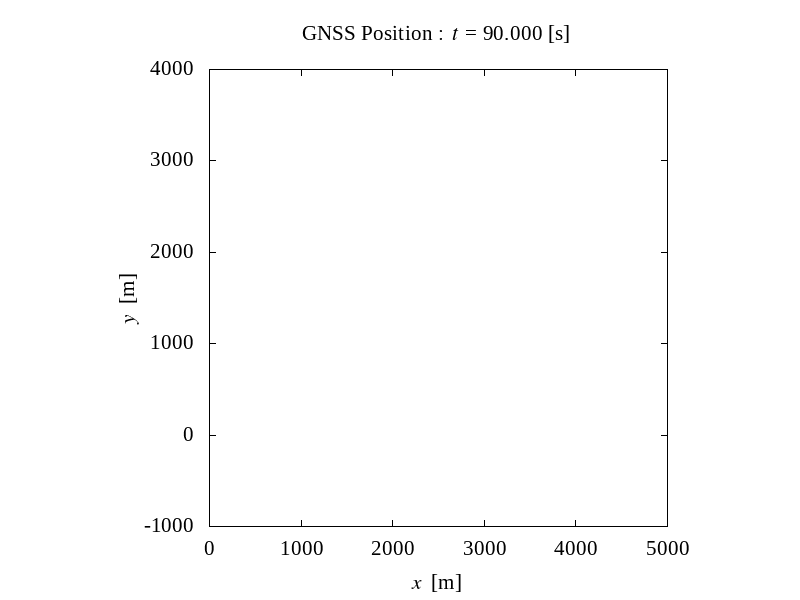
#> input picture programs/gnss_data/GNSS_position/graph/0090.png, 800 x 600 px; its folder holds 4 pictures in this run; the run also reads 1 picture not shown here
$ python gif_SLAM+GPS.py
#> lines starting #> are read from the running program, lines starting #| are printed output that depends on the picture
from PIL import Image
import glob
import os

# ディレクトリの作成 #
dir_path = 'gif'
if not os.path.isdir(dir_path):
    os.makedirs(dir_path)

# GIF動画の作成 #
files = sorted(glob.glob('SLAM+GPS/graph/*.png'))
images = list(map(lambda file: Image.open(file), files))
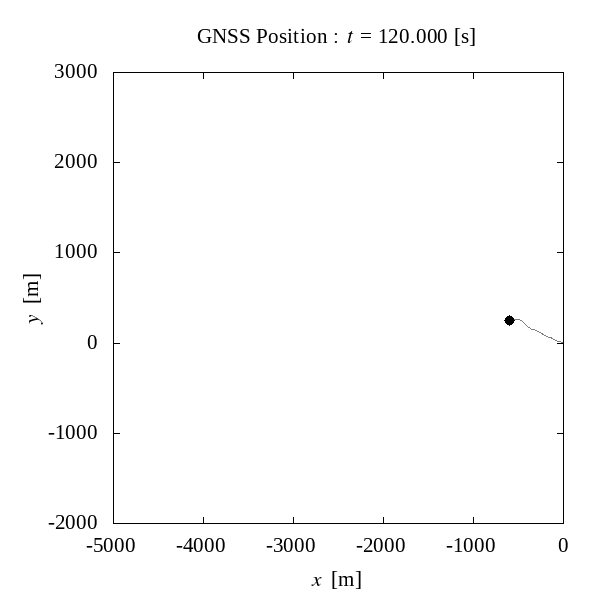
#> input picture programs/gnss_data/GNSS_position/graph/0120.png, 600 x 600 px
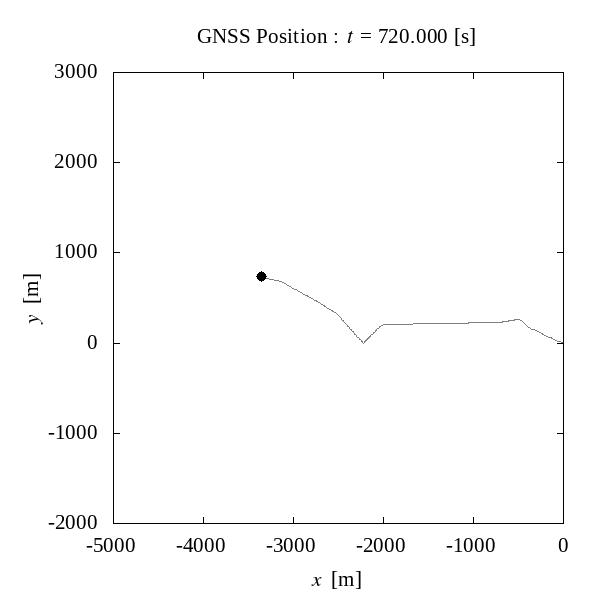
#> input picture programs/gnss_data/GNSS_position/graph/0720.png, 600 x 600 px
#> images = 4 items
images[0].save('gif/SLAM+GPS.gif', save_all=True,
               append_images=images[1:], duration=10.00, loop=0)
